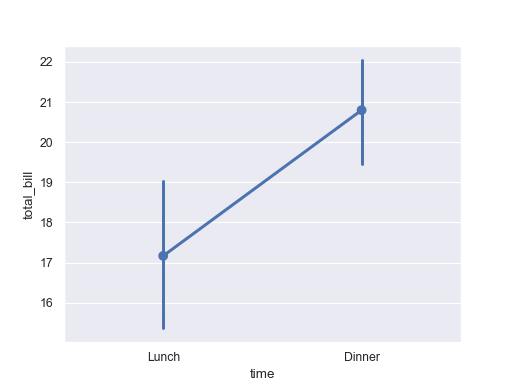

Python code for this plot:
import seaborn as sns
sns.set(style="darkgrid")
tips = sns.load_dataset("tips")
ax = sns.pointplot(x="time", y="total_bill", data=tips)
